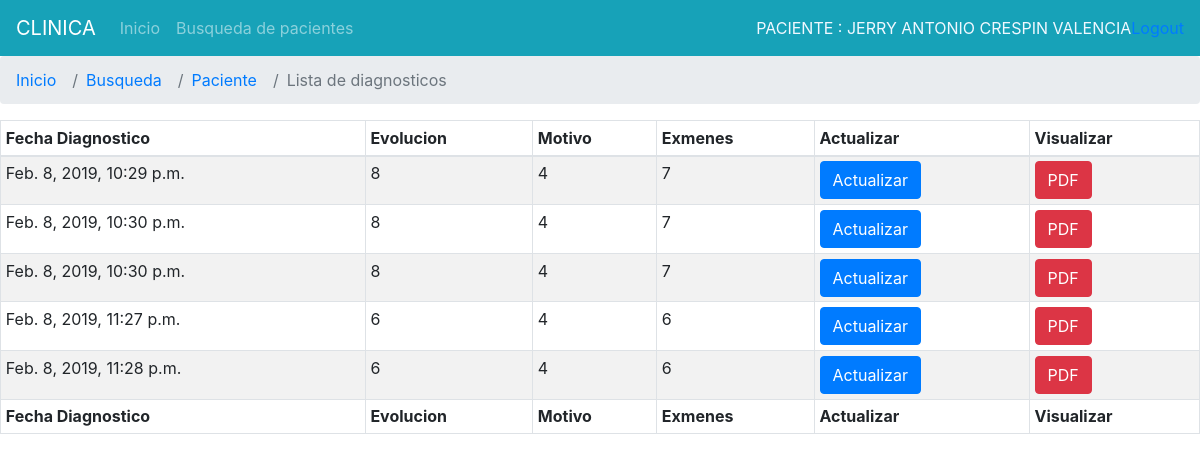
Page /paciente/listar_diagnostico/2 (signed in) on the committed database.
### Registros/models.py (models this page shows, shortened)
class Paciente(models.Model):
	cedula=models.CharField(max_length=13,unique=True,verbose_name='Cedula de indentidad')
	nombre1=models.CharField(max_length=50,verbose_name='Primer nombre')
	nombre2=models.CharField(max_length=50,verbose_name='Segundo nombre')
	apellPadre=models.CharField(max_length=50,verbose_name='Apellido paterno')
	apellMadre=models.CharField(max_length=50,verbose_name='Apellido materno')
	sexo=models.CharField(max_length=2,choices=(('F', 'Femenino'),('M', 'Masculino'),))
	direccion=models.CharField(max_length=100,verbose_name='DIRECCION DOMICILIARIA')
	fechNacimiento=models.DateField('fecha de naciemiento',default=timezone.now)
	lugarNacimiento=models.CharField(max_length=100,verbose_name='LUGAR DE NACIMIENTO')
	nacionalidad=models.CharField(max_length=100,verbose_name='NACIONALIDAD')
	grupoCultural=models.CharField(max_length=100,verbose_name='GRUPO CULTURAL')
	estadoCivil=models.CharField(max_length=3,choices=(('SOL', 'Soltero'),('CAS', 'Casado'),('DIV', 'Divorciado'),('VIU', 'Viudo'),('UNL', 'Unión libre')))
	instruccion=models.CharField(max_length=100,verbose_name='INSTRUCION EDUCATIVA')
	ocupacion=models.CharField(max_length=100,verbose_name='OCUPACION')
	empresa=models.CharField(max_length=100,verbose_name='EMPRESA')
	tipo_sangre=models.CharField(max_length=100,verbose_name='TIPO DE SANGRE')
	tipo_seguro=models.CharField(max_length=100,verbose_name='TIPO DE SEGURIDAD')
	telefono=models.CharField(max_length=9,verbose_name='Telefono del paciente')
	celular=models.CharField(max_length=10,verbose_name='Celular del paciente')
	correo=models.EmailField(verbose_name='Correo del paciente')
	pariente=models.CharField(max_length=100,verbose_name='NOMBRE PARIENTE')
	parentesco=models.CharField(max_length=100,verbose_name='Parentesco')
	telefono_pariente=models.CharField(max_length=9,verbose_name='Telefono del pariente')
	celular_pariente=models.CharField(max_length=10,verbose_name='Celular del referido')
	foto=models.ImageField(upload_to='fotos', null=True,blank=True)
	fech_creado=models.DateTimeField(auto_now_add=True,verbose_name='Fecha de admision')
	fech_actualizado=models.DateTimeField(auto_now=True,verbose_name='FECHA DE ACTUALIZACION')

class Diagnostico(models.Model):
	paciente = models.ForeignKey(Paciente, on_delete=models.CASCADE,verbose_name='PACIENTE')
	precion_arterial=models.CharField(max_length=30,verbose_name='PRESION ARTERIAL')
	temperatura=models.DecimalField(max_digits=10, decimal_places=2,verbose_name='TEMPERATURA(°C)')
	peso=models.DecimalField(max_digits=10, decimal_places=2,verbose_name='PESO(KG)')
	evolucion=models.CharField(max_length=300,verbose_name='EVOLUCION')
	pulso=models.CharField(max_length=20,verbose_name='PULSO')
	saturacion_oxigeno=models.CharField(max_length=20,verbose_name='SATURACION DE OXIGENO')
	talla=models.DecimalField(max_digits=10, decimal_places=2,verbose_name='ESTATURA')
	idx=models.CharField(max_length=100,verbose_name='IDX')
	exmenes=models.CharField(max_length=200,verbose_name='EXAMENES')
	motivo=models.CharField(max_length=300,verbose_name='MOTIVO')
	fechaDiagnostico=models.DateTimeField(auto_now_add=True,verbose_name='FECHA DE DIAGNOSTICO')
	fech_actualizado=models.DateTimeField(auto_now=True,verbose_name='FECHA DE ACTUALIZACION')
	encargado = models.CharField(max_length=30,verbose_name='ENCARGADO',blank=True,null=True)

### Registros/views.py (the view)
# urls.py: path('paciente/listar_diagnostico/<pk>', login_required(views.ListDiagnostico.as_view()),name='lista_diagnostico'),
class ListDiagnostico(DetailView):
    model = Paciente
    template_name='registros/diagnostico_list.html'

### Registros/templates/registros/diagnostico_list.html (shortened to what this page needs)
{%extends "registros/base_listar.html"%}
{% block tipoeco %}
<li class="breadcrumb-item active" aria-current="page">Lista de diagnosticos</li>
{% endblock %}
{%block content%}
<table id="dtDynamicVerticalScrollExample" class="table table-striped table-bordered table-sm" cellspacing="0" width="100%">
		<thead>
		  <tr>
			<th class="th-sm">Fecha Diagnostico
			</th>
			<th class="th-sm">Evolucion
			</th>
			<th class="th-sm">Motivo
			</th>
			<th class="th-sm">Exmenes
			</th>
			<th class="th-sm">Actualizar
			</th>
			<th class="th-sm">Visualizar
				</th>
		  </tr>
		</thead>
		<tbody>
			{% for diagnosticos in paciente.diagnostico_set.all %}
			<tr>
				<td>{{diagnosticos.fechaDiagnostico}}</td>
				<td>{{diagnosticos.motivo}}</td>
				<td>{{diagnosticos.evolucion}}</td>
				<td>{{diagnosticos.exmenes}}</td>
				<td><a class="btn btn-primary" href="#">Actualizar</a></td>
				<td><a class="btn btn-danger" href="#">PDF</a></td>
			</tr>
			{%endfor%}
		</tbody>
		<tfoot>
			<tr>
				<th>Fecha Diagnostico</th>
				<th>Evolucion</th>
				<th>Motivo</th>
				<th>Exmenes</th>
				<th>Actualizar</th>
				<th>Visualizar</th>
			</tr>
		</tfoot>
	  </table>
{%endblock%}

### Registros/templates/registros/base_listar.html (shortened to what this page needs)
{% extends 'registros/base.html' %}
{% load crispy_forms_tags %}
{% block principal %}
<li class="nav-item">
  <a class="nav-link" href="{% url 'registros:index'%}">Inicio</a>
</li>
<li class="nav-item">
  <a class="nav-link" href="{% url 'registros:buscar'%}">Busqueda de pacientes</a>
</li>
{% endblock %}
{%block derecha%}
<div style="color:aliceblue">PACIENTE : {{paciente.nombre1}}&nbsp{{paciente.nombre2}}&nbsp{{paciente.apellPadre}}&nbsp{{paciente.apellMadre}}
</div>
{%endblock%}
{% block lista %}
<li class="breadcrumb-item"><a href="{% url 'registros:index'%}">Inicio</a></li>
<li class="breadcrumb-item"><a href="{% url 'registros:buscar'%}">Busqueda</a></li>
<li class="breadcrumb-item"><a href="{% url 'registros:paciente' ident=paciente.pk %}">Paciente</a></li>
{% block tipoeco %}{% endblock %}
{% endblock %}

### rows in the picture
Paciente: nombre1 "JERRY", nombre2 "ANTONIO", apellPadre "CRESPIN", apellMadre "VALENCIA"
Diagnostico: fechaDiagnostico "Feb. 8, 2019, 10:29 p.m.", motivo "8", evolucion "4", exmenes "7"
Diagnostico: fechaDiagnostico "Feb. 8, 2019, 10:30 p.m.", motivo "8", evolucion "4", exmenes "7"
Diagnostico: fechaDiagnostico "Feb. 8, 2019, 10:30 p.m.", motivo "8", evolucion "4", exmenes "7"
Diagnostico: fechaDiagnostico "Feb. 8, 2019, 11:27 p.m.", motivo "6", evolucion "4", exmenes "6"
Diagnostico: fechaDiagnostico "Feb. 8, 2019, 11:28 p.m.", motivo "6", evolucion "4", exmenes "6"
